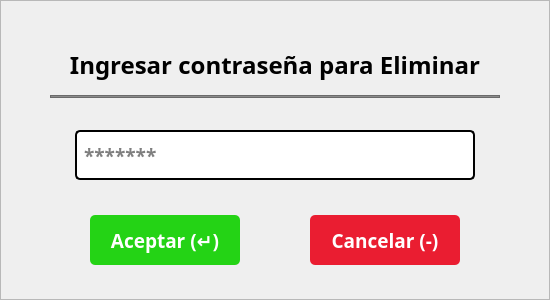
    <widget class="QFrame" name="frmIngresarPassword">
     <property name="geometry">
      <rect>
       <x>685</x>
       <y>390</y>
       <width>550</width>
       <height>300</height>
      </rect>
     </property>
     <property name="font">
      <font>
       <pointsize>8</pointsize>
      </font>
     </property>
     <property name="styleSheet">
      <string notr="true">#frmIngresarPassword{background-color: rgb(255, 255, 255);
color: rgb(0, 0, 0);
border:none;
border-radius: 10px;
border: 2px solid #D9D9D9;}</string>
     </property>
     <property name="frameShape">
      <enum>QFrame::StyledPanel</enum>
     </property>
     <property name="frameShadow">
      <enum>QFrame::Raised</enum>
     </property>
     <widget class="QLabel" name="lblTextoEliminarPesada">
      <property name="geometry">
       <rect>
        <x>50</x>
        <y>35</y>
        <width>450</width>
        <height>60</height>
       </rect>
      </property>
      <property name="font">
       <font>
        <family>Poppins</family>
        <pointsize>18</pointsize>
        <weight>75</weight>
        <bold>true</bold>
       </font>
      </property>
      <property name="text">
       <string>Ingresar contraseña para Eliminar</string>
      </property>
      <property name="alignment">
       <set>Qt::AlignCenter</set>
      </property>
     </widget>
     <widget class="QLineEdit" name="txtPasswordEliminar">
      <property name="geometry">
       <rect>
        <x>75</x>
        <y>130</y>
        <width>400</width>
        <height>50</height>
       </rect>
      </property>
      <property name="font">
       <font>
        <family>Poppins</family>
        <pointsize>14</pointsize>
        <weight>75</weight>
        <bold>true</bold>
       </font>
      </property>
      <property name="styleSheet">
       <string notr="true">background-color: rgb(255, 255, 255);
color: rgb(0, 0, 0);
border-radius: 5px;
border: 2px solid #000;
padding: 5px</string>
      </property>
      <property name="text">
       <string/>
      </property>
      <property name="placeholderText">
       <string>*******</string>
      </property>
     </widget>
     <widget class="QPushButton" name="btnAceptarFrmIngresarPassword">
      <property name="geometry">
       <rect>
        <x>90</x>
        <y>215</y>
        <width>150</width>
        <height>50</height>
       </rect>
      </property>
      <property name="font">
       <font>
        <family>Poppins</family>
        <pointsize>14</pointsize>
        <weight>75</weight>
        <bold>true</bold>
       </font>
      </property>
      <property name="cursor">
       <cursorShape>PointingHandCursor</cursorShape>
      </property>
      <property name="styleSheet">
       <string notr="true">background-color: rgb(36, 211, 21);
color: rgb(255, 255, 255);
border:none;
border-radius: 5px;</string>
      </property>
      <property name="text">
       <string>Aceptar (↵)</string>
      </property>
      <property name="flat">
       <bool>false</bool>
      </property>
     </widget>
     <widget class="QPushButton" name="btnCancelarFrmIngresarPassword">
      <property name="geometry">
       <rect>
        <x>310</x>
        <y>215</y>
        <width>150</width>
        <height>50</height>
       </rect>
      </property>
      <property name="font">
       <font>
        <family>Poppins</family>
        <pointsize>14</pointsize>
        <weight>75</weight>
        <bold>true</bold>
       </font>
      </property>
      <property name="cursor">
       <cursorShape>PointingHandCursor</cursorShape>
      </property>
      <property name="styleSheet">
       <string notr="true">background-color: rgb(234, 29, 49);
color: rgb(255, 255, 255);
border:none;
border-radius: 5px;</string>
      </property>
      <property name="text">
       <string>Cancelar (-)</string>
      </property>
     </widget>
     <widget class="QFrame" name="frame_4">
      <property name="geometry">
       <rect>
        <x>50</x>
        <y>95</y>
        <width>450</width>
        <height>3</height>
       </rect>
      </property>
      <property name="styleSheet">
       <string notr="true">background-color: rgb(139, 139, 139);</string>
      </property>
      <property name="frameShape">
       <enum>QFrame::StyledPanel</enum>
      </property>
      <property name="frameShadow">
       <enum>QFrame::Raised</enum>
      </property>
     </widget>
    </widget>
